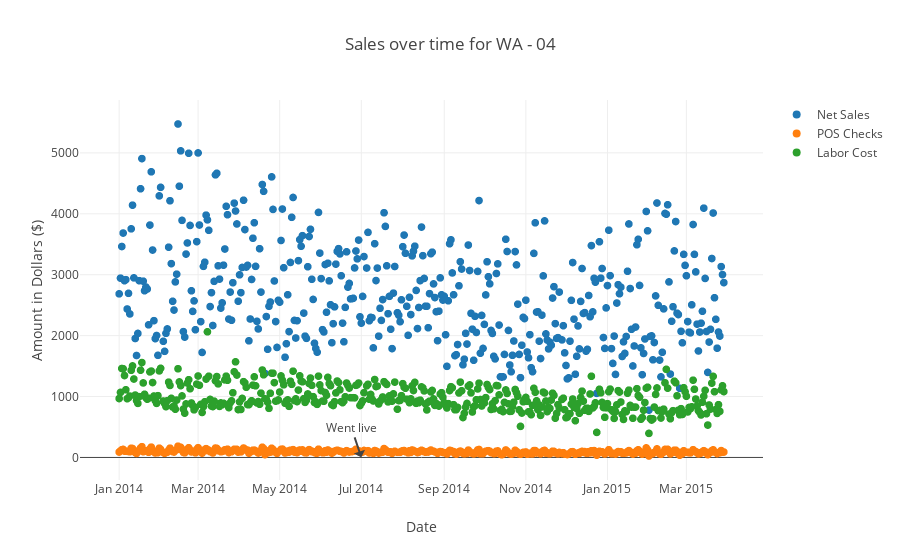

The cell this chart's notebook holds for it:
### Markdown cell above
### Note: Click on the legend items to isolate each graph. You can deselect Sales to get a better picture of POS Checks and Labor cost.

### Code cell
# Enter any restaurant name to plot.
make_plot("WA - 04")

### Figure 1 — Plotly figure (JSON) as saved in the notebook; plotly's stock layout.template omitted (floating-point values rounded to 4 significant figures; data arrays with more than 128 entries replaced by an {"elided": "..."} marker saying what was removed)
{"data": [{"marker": {"size": 8}, "mode": "markers", "name": "Net Sales", "type": "scattergl", "uid": "368473fb-d05d-445b-ae1d-f7130f2927fe", "x": {"elided": "448 str values"}, "y": {"elided": "448 int values"}}, {"marker": {"size": 8}, "mode": "markers", "name": "POS Checks", "type": "scattergl", "uid": "d4d72305-d6f8-40ab-bcb9-3d0906f28837", "x": {"elided": "448 str values"}, "y": {"elided": "448 int values"}}, {"marker": {"size": 8}, "mode": "markers", "name": "Labor Cost", "type": "scattergl", "uid": "3a4cbc92-b4be-4f6f-ac92-dad31f4beb08", "x": {"elided": "448 str values"}, "y": {"elided": "448 float values"}}], "layout": {"annotations": [{"showarrow": true, "text": "Went live", "x": "2014-07-01"}], "title": "Sales over time for WA - 04", "xaxis": {"title": "Date"}, "yaxis": {"title": "Amount in Dollars ($)"}}}
